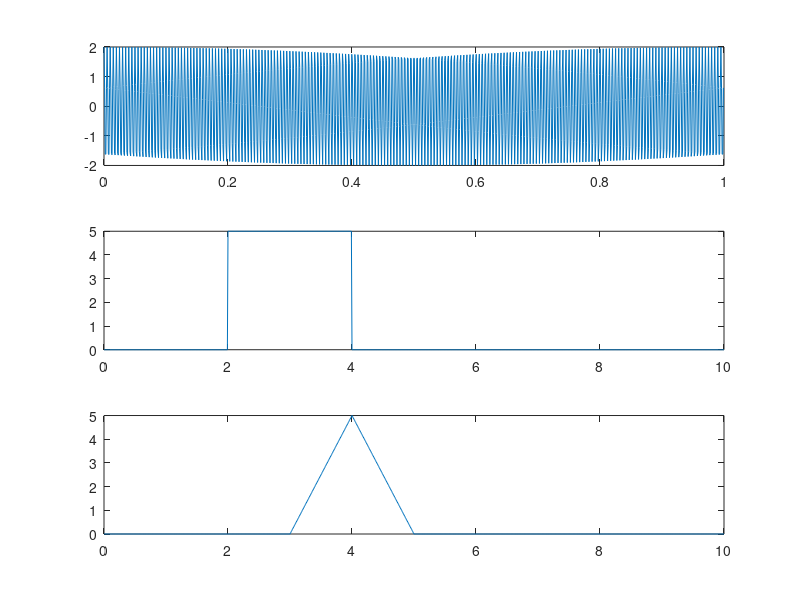

Source code (MATLAB):
clc; close all; clear all; 
% ---- Generation de signaux ---- %
 % - Question 1 - %
N = 1001;
f0 = 200;
T = 1;
te = T/N;
A = 2;
t = 0 : te : T - te;
x1 = A * cos(2*pi*f0*t);
subplot(311);
plot(t,x1);

% - Question 2 - %
A = 5;
T = 2;
to = 3;
te = 0.01;
T_TOTAL = 10;
t = 0 : te : T_TOTAL;
x2 = A*rectpuls(t-to,T);
subplot(312);
plot(t,x2);

% - Question 3 - %
A = 5;
T = 2;
to = 4;
te = 0.01;
T_TOTAL = 10;
t = 0 : te : T_TOTAL;
x3 = A*tripuls(t-to,T);
subplot(313);
plot(t,x3);
